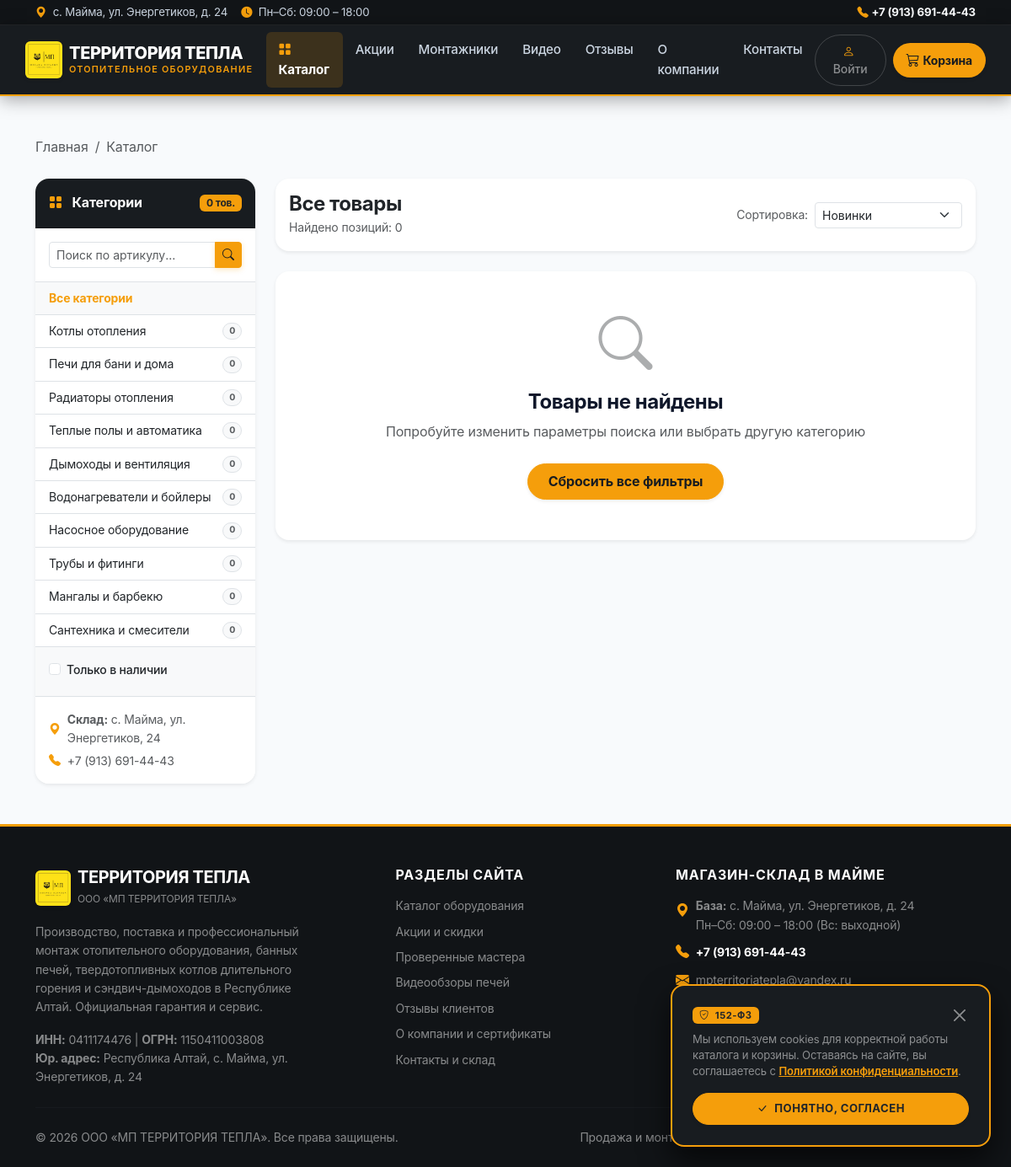
Screenshot of /catalog.php with the database file from the repository.
### tables this page shows
CREATE TABLE `categories` (
  `id` int(11) NOT NULL AUTO_INCREMENT,
  `name` varchar(255) DEFAULT NULL,
  `description` text DEFAULT NULL,
  `parent_id` int(11) DEFAULT NULL,
  `image_path` varchar(255) DEFAULT NULL,
  `slug` varchar(600) NOT NULL,
  `is_active` tinyint(1) DEFAULT 1,
  `sort_order` int(11) DEFAULT 0,
  `created_at` timestamp NULL DEFAULT current_timestamp(),
  PRIMARY KEY (`id`)
);

### catalog.php (the view, shortened to what this page needs)
<?php
require_once __DIR__ . '/includes/functions.php';
$category_id = isset($_GET['category']) ? (int)$_GET['category'] : null;
$search = isset($_GET['search']) ? trim($_GET['search']) : '';
$sort = isset($_GET['sort']) ? $_GET['sort'] : 'new';
$in_stock_only = isset($_GET['in_stock']) ? (int)$_GET['in_stock'] : 0;
$sql = "SELECT p.*, pi.image_path as main_image
        FROM products p
        LEFT JOIN (
            SELECT product_id, MIN(image_path) as image_path
            FROM product_images
            WHERE is_main = 1 OR is_main IS NULL
            GROUP BY product_id
        ) pi ON pi.product_id = p.id
        WHERE p.is_active = 1";
$params = [];
switch ($sort) {
    default: $sql .= " ORDER BY p.id DESC"; break;
}
$stmt = $pdo->prepare($sql);
$stmt->execute($params);
$products = $stmt->fetchAll(PDO::FETCH_ASSOC);
if (empty($products) && empty($search) && empty($category_id)) {
    try {
        $seed_file = __DIR__ . '/database_seed.sql';
        if (file_exists($seed_file)) {
            $seed_sql = file_get_contents($seed_file);
            $pdo->exec($seed_sql);
            $stmt = $pdo->prepare($sql);
            $stmt->execute($params);
            $products = $stmt->fetchAll(PDO::FETCH_ASSOC);
        }
    } catch (Exception $e) {}
}
$cats_stmt = $pdo->query("SELECT c.*, COUNT(p.id) as product_count
                         FROM categories c
                         LEFT JOIN products p ON p.category_id = c.id AND p.is_active = 1
                         WHERE c.is_active = 1
                         GROUP BY c.id
                         ORDER BY c.sort_order ASC");
$categories = $cats_stmt->fetchAll(PDO::FETCH_ASSOC);
$current_category_name = 'Все товары';
require_once __DIR__ . '/includes/header.php';
?>
<main class="py-4 py-lg-5" style="background-color: var(--bg-page, #f8fafc);">
    <div class="container">
        <nav aria-label="breadcrumb" class="mb-4">
            <ol class="breadcrumb small">
                <li class="breadcrumb-item"><a href="index.php" class="text-decoration-none text-muted">Главная</a></li>
                <li class="breadcrumb-item"><a href="catalog.php" class="text-decoration-none text-muted">Каталог</a></li>
            </ol>
        </nav>
        <div class="row g-4">
            <div class="col-lg-3">
                <div class="card border-0 shadow-sm rounded-4 overflow-hidden sticky-lg-top" style="top: 85px; z-index: 10;">
                    <div class="card-header py-3 d-flex justify-content-between align-items-center" style="background: var(--dark-main, #181c20); color: #fff;">
                        <span class="fw-bold"><i class="bi bi-grid-fill text-warning me-2"></i> Категории</span>
                        <span class="badge bg-warning text-dark"><?= count($products); ?> тов.</span>
                    </div>
                    <div class="p-3 border-bottom bg-white">
                        <form method="GET" action="catalog.php" class="input-group input-group-sm">
                            <input type="text" name="search" class="form-control" placeholder="Поиск по артикулу..." value="<?= htmlspecialchars($search); ?>">
                            <button class="btn btn-warning" type="submit" title="Найти">
                                <i class="bi bi-search"></i>
                            </button>
                        </form>
                    </div>
                    <div class="list-group list-group-flush small">
                        <a href="catalog.php<?= $search ? '?search=' . urlencode($search) : '' ?>"
                           class="list-group-item list-group-item-action d-flex justify-content-between align-items-center py-2 px-3 fw-semibold <?= !$category_id ? 'bg-light text-warning fw-bold' : 'text-dark' ?>">
                            <span>Все категории</span>
                        </a>
                        <?php foreach ($categories as $cat): ?>
                            <a href="catalog.php?category=<?= $cat['id']; ?><?= $search ? '&search=' . urlencode($search) : '' ?>"
                               class="list-group-item list-group-item-action d-flex justify-content-between align-items-center py-2 px-3 <?= $category_id == $cat['id'] ? 'bg-light text-warning fw-bold' : 'text-dark' ?>">
                                <span><?= htmlspecialchars($cat['name']); ?></span>
                                <span class="badge rounded-pill <?= $category_id == $cat['id'] ? 'bg-warning text-dark' : 'bg-light text-muted border' ?>">
                                    <?= $cat['product_count']; ?>
                                </span>
                            </a>
                        <?php endforeach; ?>
                    </div>
                    <div class="p-3 bg-light border-top">
                        <form method="GET" action="catalog.php" id="stockFilterForm">
                            <div class="form-check small">
                                <input class="form-check-input" type="checkbox" name="in_stock" value="1" id="inStockCheck" <?= $in_stock_only ? 'checked' : '' ?> onchange="document.getElementById('stockFilterForm').submit()">
                                <label class="form-check-label text-dark fw-medium" for="inStockCheck">
                                    Только в наличии
                                </label>
                            </div>
                        </form>
                    </div>
                    <div class="p-3 bg-white border-top small text-muted">
                        <div class="d-flex align-items-center gap-2 mb-1">
                            <i class="bi bi-geo-alt-fill text-warning"></i>
                            <span><strong>Склад:</strong> с. Майма, ул. Энергетиков, 24</span>
                        </div>
                        <div class="d-flex align-items-center gap-2">
                            <i class="bi bi-telephone-fill text-warning"></i>
                            <span>+7 (913) 691-44-43</span>
                        </div>
                    </div>
                </div>
            </div>
            <div class="col-lg-9">
                <div class="card border-0 shadow-sm rounded-4 mb-4 bg-white p-3">
                    <div class="d-flex flex-wrap justify-content-between align-items-center gap-3">
                        <div>
                            <h1 class="h4 fw-bold text-dark mb-0"><?= htmlspecialchars($current_category_name); ?></h1>
                            <small class="text-muted">Найдено позиций: <?= count($products); ?></small>
                        </div>
                        <div class="d-flex align-items-center gap-2">
                            <span class="small text-muted text-nowrap">Сортировка:</span>
                            <select class="form-select form-select-sm" style="width: 175px;" onchange="location = this.value;">
                                <option value="catalog.php?<?= http_build_query(array_merge($_GET, ['sort' => 'new'])) ?>" <?= $sort == 'new' ? 'selected' : '' ?>>Новинки</option>
                            </select>
                        </div>
                    </div>
                </div>
                <?php if (!empty($products)): ?>
                    <div class="row row-cols-1 row-cols-md-2 row-cols-xl-3 g-4">
                        <?php foreach ($products as $prod):
                            $img = $prod['main_image'];
                            if ($img) $img = str_replace('../', '', $img);
                            $img_src = (!empty($img) && file_exists(__DIR__ . '/' . $img)) ? $img : 'images/products/no-image.png';
                            $is_in_stock = isset($prod['stock_quantity']) && $prod['stock_quantity'] > 0;
                            $has_discount = !empty($prod['old_price']) && $prod['old_price'] > $prod['price'];
                        ?>
                            <div class="col">
                                <div class="product-card h-100 d-flex flex-column bg-white rounded-4 shadow-sm border-0 overflow-hidden" style="transition: transform 0.25s ease, box-shadow 0.25s ease;">
                                    <div class="product-img-box position-relative" style="height: 200px; background: #fff; padding: 1rem; border-bottom: 1px solid #f1f5f9;">
                                        <?php if ($has_discount):
                                            $pct = round((($prod['old_price'] - $prod['price']) / $prod['old_price']) * 100);
                                        ?>
                                            <span class="position-absolute top-0 start-0 m-3 badge badge-discount rounded-pill">
                                                -<?= $pct ?>%
                                            </span>
                                        <?php endif; ?>
                                        <a href="product.php?id=<?= $prod['id']; ?>" class="w-100 h-100 d-flex align-items-center justify-content-center">
                                            <img src="<?= htmlspecialchars($img_src); ?>" alt="<?= htmlspecialchars($prod['name']); ?>" style="max-height: 100%; max-width: 100%; object-fit: contain;" loading="lazy">
                                        </a>
                                    </div>
                                    <div class="p-3 d-flex flex-column flex-grow-1">
                                        <div class="d-flex justify-content-between align-items-center mb-2">
                                            <?php if ($is_in_stock): ?>
                                                <span class="badge badge-stock rounded-pill px-2 py-1">
                                                    <i class="bi bi-check-circle-fill me-1"></i> В наличии
                                                </span>
                                            <?php else: ?>
                                                <span class="badge badge-out-of-stock rounded-pill px-2 py-1">
                                                    Под заказ
                                                </span>
                                            <?php endif; ?>
                                            <?php if (!empty($prod['sku'])): ?>
                                                <small class="text-muted" style="font-size: 0.72rem;">Арт: <?= htmlspecialchars($prod['sku']) ?></small>
                                            <?php endif; ?>
                                        </div>
                                        <h6 class="fw-bold text-dark mb-2" style="min-height: 2.6rem; line-height: 1.35;">
                                            <a href="product.php?id=<?= $prod['id']; ?>" class="text-dark text-decoration-none">
                                                <?= htmlspecialchars($prod['name']); ?>
                                            </a>
                                        </h6>
                                        <div class="mt-auto pt-2 border-top">
                                            <div class="d-flex justify-content-between align-items-baseline mb-3">
                                                <div>
                                                    <span class="fs-5 fw-bold text-dark">
                                                        <?= number_format($prod['price'], 0, '.', ' '); ?> ₽
                                                    </span>
                                                    <?php if ($has_discount): ?>
                                                        <span class="small text-muted text-decoration-line-through ms-1">
                                                            <?= number_format($prod['old_price'], 0, '.', ' '); ?> ₽
                                                        </span>
                                                    <?php endif; ?>
                                                </div>
                                            </div>
                                            <div class="d-flex gap-2">
                                                <a href="product.php?id=<?= $prod['id']; ?>" class="btn btn-outline-dark btn-sm flex-fill fw-semibold rounded-pill">
                                                    Обзор
                                                </a>
                                                <button class="btn btn-warning btn-sm fw-bold rounded-pill px-3 shadow-sm add-to-cart-btn" data-product-id="<?= $prod['id']; ?>" title="В корзину">
                                                    <i class="bi bi-cart-plus-fill"></i>
                                                </button>
                                            </div>
                                        </div>
                                    </div>
                                </div>
                            </div>
                        <?php endforeach; ?>
                    </div>
                <?php else: ?>
                    <div class="card border-0 shadow-sm rounded-4 text-center py-5 px-3 bg-white">
                        <i class="bi bi-search display-3 text-muted opacity-50 mb-3"></i>
                        <h4 class="fw-bold">Товары не найдены</h4>
                        <p class="text-muted mb-4">Попробуйте изменить параметры поиска или выбрать другую категорию</p>
                        <div>
                            <a href="catalog.php" class="btn btn-warning fw-bold rounded-pill px-4 shadow-sm">
                                Сбросить все фильтры
                            </a>
                        </div>
                    </div>
                <?php endif; ?>
            </div>
        </div>
    </div>
</main>
<?php require_once __DIR__ . '/includes/footer.php'; ?>

### rows the page displays
categories: name "Котлы отопления", product_count "0"
categories: name "Печи для бани и дома", product_count "0"
categories: name "Радиаторы отопления", product_count "0"
categories: name "Теплые полы и автоматика", product_count "0"
categories: name "Дымоходы и вентиляция", product_count "0"
categories: name "Водонагреватели и бойлеры", product_count "0"
categories: name "Насосное оборудование", product_count "0"
categories: name "Трубы и фитинги", product_count "0"
categories: name "Мангалы и барбекю", product_count "0"
categories: name "Сантехника и смесители", product_count "0"

### other values shown
count($products) "0"
$current_category_name "Все товары"
